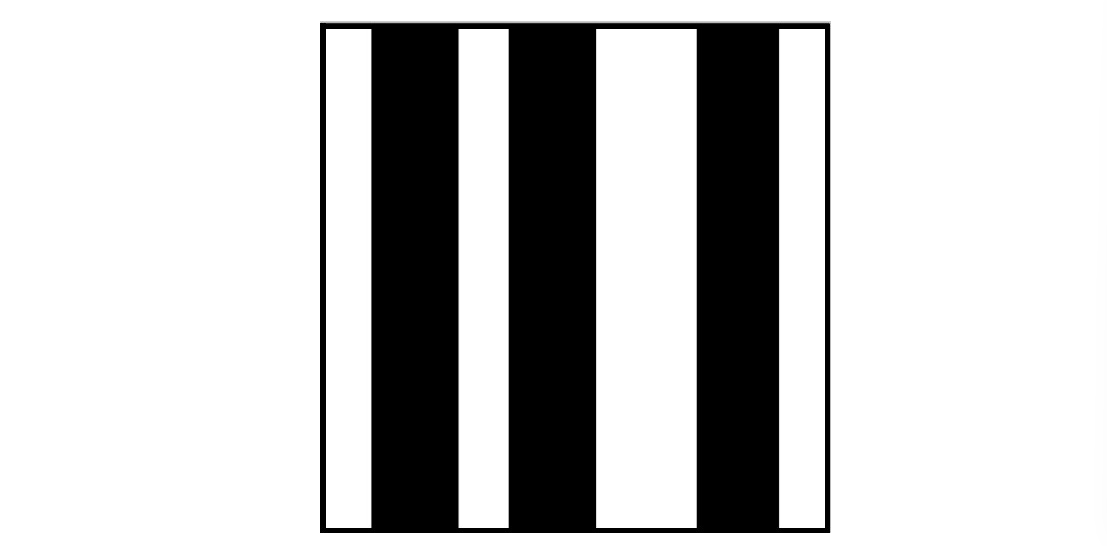
#> input picture Nexus/codes/bar.png, 1107 x 546 px
$ python barcode.py
#> lines starting #> are read from the running program, lines starting #| are printed output that depends on the picture; after the words box and inside, x2 and y2 are one past the last pixel; in counts of white or black regions, pixels touching at a corner belong together
import numpy as np
import cv2

img = cv2.imread('bar.png')
#> img is the input picture: shape (546, 1107, 3); min 0, max 255, mean 196.1

img = cv2.cvtColor(img, cv2.COLOR_BGR2GRAY)
#> img: shape (546, 1107)
val, thresh = cv2.threshold(img, 120, 200, cv2.THRESH_BINARY)
#> thresh: shape (546, 1107); values 0 (black) and 200 (white), 76.9% white; 1 black region
contours, val = cv2.findContours(thresh, cv2.RETR_TREE, cv2.CHAIN_APPROX_NONE)
#> contours = 6 contours; box (x1, y1, x2, y2) and area: (0, 0, 1107, 546) 602770, (319, 22, 831, 534) 261119, (596, 29, 697, 528) 49800, (459, 29, 509, 528) 24402, (779, 29, 825, 528) 22410, (326, 29, 371, 528) 21912; val = [[-1, -1, 1, -1], [-1, -1, 2, 0], [3, -1, -1, 1], [4, 2, -1, 1], [5, 3, -1, 1], [-1, 4, -1, 1]]
s = ""
i = 0
for contour in contours:
    approx = cv2.approxPolyDP(
        contour, 0.02 * cv2.arcLength(contour, True), True)
    cv2.drawContours(img, [approx], 0, (150, 150, 150), 5)
    x = approx.ravel()[0]
    y = approx.ravel()[1] - 5
    if len(approx) == 4:
        i += 1
        if(cv2.contourArea(contour) in range(18000, 25000)):
            s += "0"
            cv2.putText(img, "0", (x, y),
                        cv2.FONT_HERSHEY_COMPLEX, 0.5, (0, 0, 0))
        elif(cv2.contourArea(contour) in range(45000, 50000)):
            s += "1"
            cv2.putText(img, "1", (x, y),
                        cv2.FONT_HERSHEY_COMPLEX, 0.5, (0, 0, 0))
#> this loop made 6 passes
#> (approx, x, y, s) on passes 3 to 6: ([[779, 29], [779, 527], [824, 527], [824, 29]], 779, 24, '0'), ([[596, 29], [596, 527], [696, 527], [696, 29]], 596, 24, '01'), ([[459, 29], [459, 527], [508, 527], [508, 29]], 459, 24, '010'), ([[326, 29], [326, 527], [370, 527], [370, 29]], 326, 24, '0100')
#> (approx, x, y) on passes 1 to 2: ([[0, 0], [0, 545], [1106, 545], [1106, 0]], 0, -5), ([[319, 23], [829, 22], [830, 532], [320, 533]], 319, 18)
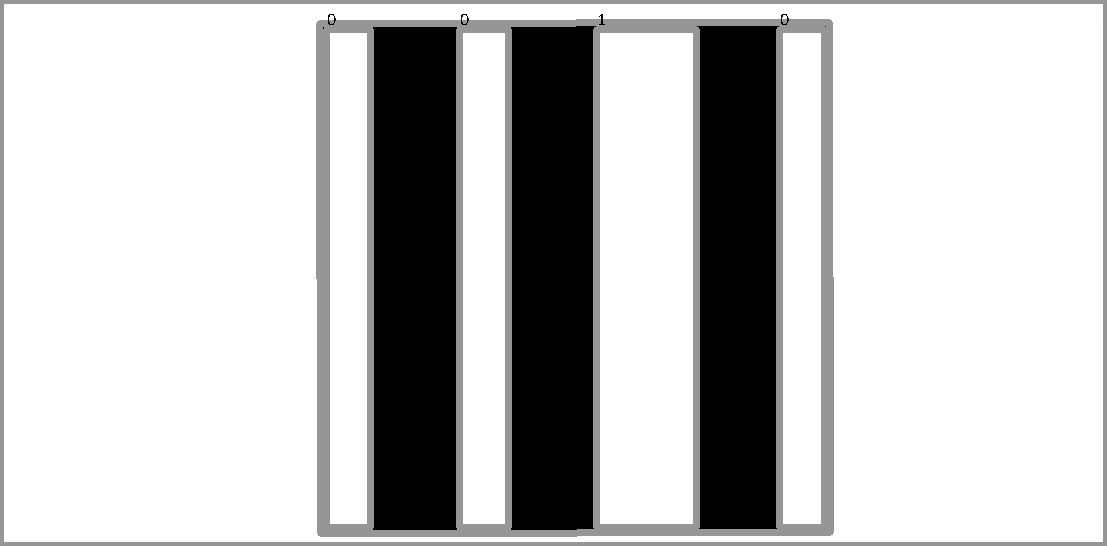
#> img: shape (546, 1107); min 0, max 255, mean 194.3
#> after the loop, i = 6

print(s[::-1])
#| 0010
number = 0
for i in range(len(s)):
    if s[i] == "1":
        number = number+pow(2, i)
#> this loop made 4 passes
#> number on pass 2: 2
#> after the loop, number = 2
print(number)
#| 2

cv2.imshow("shapes", img)
cv2.waitKey(0)
cv2.destroyAllWindows()
